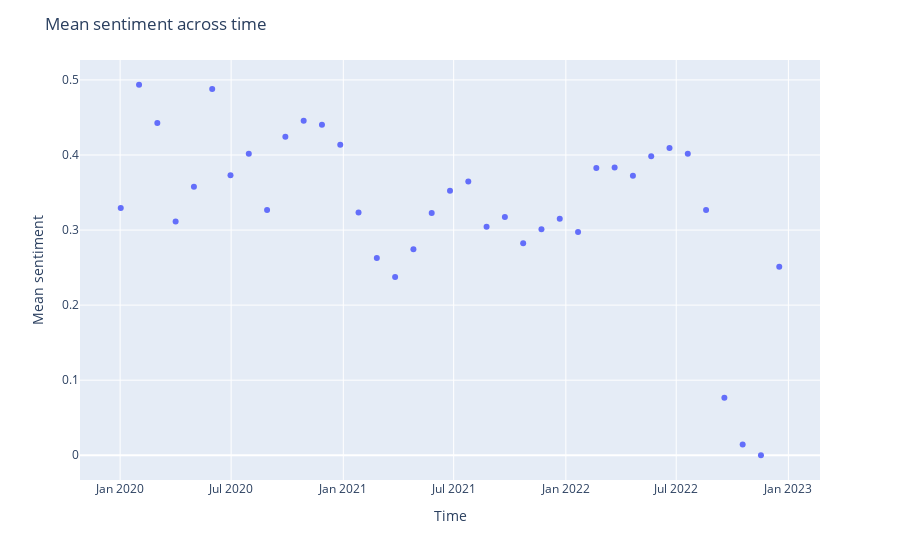

The cell this chart's notebook holds for it:
### Code cell
import plotly.express as px

fig = px.scatter(x=sentim_df["time"], y=sentim_df["mean"])
fig.update_layout(
    title="Mean sentiment across time",
    xaxis_title="Time",
    yaxis_title="Mean sentiment",
    # font=dict(
    #     family="Courier New, monospace",
    #     size=18,
    #     color="RebeccaPurple"
    # )
)
fig.show()

### Figure 1 — Plotly figure (JSON) as saved in the notebook; plotly's stock layout.template omitted (floating-point values rounded to 4 significant figures)
{"data": [{"hovertemplate": "x=%{x}<br>y=%{y}<extra></extra>", "legendgroup": "", "marker": {"color": "#636efa", "symbol": "circle"}, "mode": "markers", "name": "", "orientation": "v", "showlegend": false, "type": "scatter", "x": ["2020-01-02", "2020-02-01", "2020-03-02", "2020-04-01", "2020-05-01", "2020-05-31", "2020-06-30", "2020-07-30", "2020-08-29", "2020-09-28", "2020-10-28", "2020-11-27", "2020-12-27", "2021-01-26", "2021-02-25", "2021-03-27", "2021-04-26", "2021-05-26", "2021-06-25", "2021-07-25", "2021-08-24", "2021-09-23", "2021-10-23", "2021-11-22", "2021-12-22", "2022-01-21", "2022-02-20", "2022-03-22", "2022-04-21", "2022-05-21", "2022-06-20", "2022-07-20", "2022-08-19", "2022-09-18", "2022-10-18", "2022-11-17", "2022-12-17"], "xaxis": "x", "y": [0.3294, 0.4936, 0.4427, 0.3112, 0.3578, 0.4878, 0.373, 0.4015, 0.3268, 0.4244, 0.4456, 0.4402, 0.4137, 0.3233, 0.2627, 0.2374, 0.2743, 0.3228, 0.3523, 0.3645, 0.3045, 0.3175, 0.2825, 0.3009, 0.315, 0.2975, 0.3827, 0.3833, 0.3722, 0.3984, 0.4094, 0.4016, 0.3267, 0.07649, 0.01428, 0, 0.2512], "yaxis": "y"}], "layout": {"legend": {"tracegroupgap": 0}, "margin": {"t": 60}, "title": {"text": "Mean sentiment across time"}, "xaxis": {"anchor": "y", "domain": [0, 1], "title": {"text": "Time"}}, "yaxis": {"anchor": "x", "domain": [0, 1], "title": {"text": "Mean sentiment"}}}}
